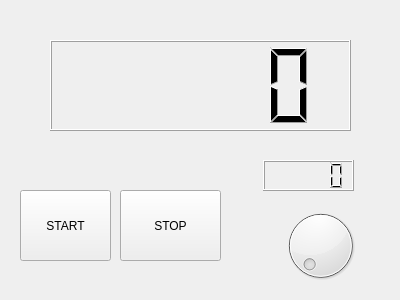
<?xml version="1.0" encoding="UTF-8"?>
<ui version="4.0">
 <class>Counter</class>
 <widget class="QWidget" name="Counter">
  <property name="geometry">
   <rect>
    <x>0</x>
    <y>0</y>
    <width>400</width>
    <height>300</height>
   </rect>
  </property>
  <property name="windowTitle">
   <string>Counter</string>
  </property>
  <widget class="QPushButton" name="button">
   <property name="geometry">
    <rect>
     <x>120</x>
     <y>190</y>
     <width>101</width>
     <height>71</height>
    </rect>
   </property>
   <property name="text">
    <string>STOP</string>
   </property>
  </widget>
  <widget class="QLCDNumber" name="lcdNumber">
   <property name="geometry">
    <rect>
     <x>50</x>
     <y>40</y>
     <width>301</width>
     <height>91</height>
    </rect>
   </property>
  </widget>
  <widget class="QPushButton" name="buttonStart">
   <property name="geometry">
    <rect>
     <x>20</x>
     <y>190</y>
     <width>91</width>
     <height>71</height>
    </rect>
   </property>
   <property name="text">
    <string>START</string>
   </property>
  </widget>
  <widget class="QDial" name="dial">
   <property name="geometry">
    <rect>
     <x>280</x>
     <y>200</y>
     <width>81</width>
     <height>91</height>
    </rect>
   </property>
   <property name="minimum">
    <number>1</number>
   </property>
   <property name="maximum">
    <number>1000</number>
   </property>
  </widget>
  <widget class="QLCDNumber" name="frecuencia">
   <property name="geometry">
    <rect>
     <x>263</x>
     <y>160</y>
     <width>91</width>
     <height>31</height>
    </rect>
   </property>
  </widget>
 </widget>
 <resources/>
 <connections/>
</ui>
